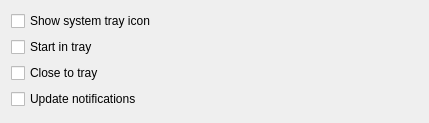
<?xml version="1.0" encoding="UTF-8"?>
<ui version="4.0">
 <class>GUI_PlayerPreferences</class>
 <widget class="QWidget" name="GUI_PlayerPreferences">
  <property name="geometry">
   <rect>
    <x>0</x>
    <y>0</y>
    <width>429</width>
    <height>123</height>
   </rect>
  </property>
  <layout class="QGridLayout" name="gridLayout">
   <item row="0" column="0">
    <widget class="QCheckBox" name="cb_show_tray_icon">
     <property name="text">
      <string>Show system tray icon</string>
     </property>
    </widget>
   </item>
   <item row="1" column="0">
    <widget class="QCheckBox" name="cb_start_in_tray">
     <property name="text">
      <string>Start in tray</string>
     </property>
    </widget>
   </item>
   <item row="3" column="0">
    <widget class="QCheckBox" name="cb_close_to_tray">
     <property name="text">
      <string>Close to tray</string>
     </property>
    </widget>
   </item>
   <item row="4" column="0">
    <widget class="QCheckBox" name="cb_update_notifications">
     <property name="text">
      <string>Update notifications</string>
     </property>
    </widget>
   </item>
  </layout>
 </widget>
 <resources/>
 <connections/>
</ui>
